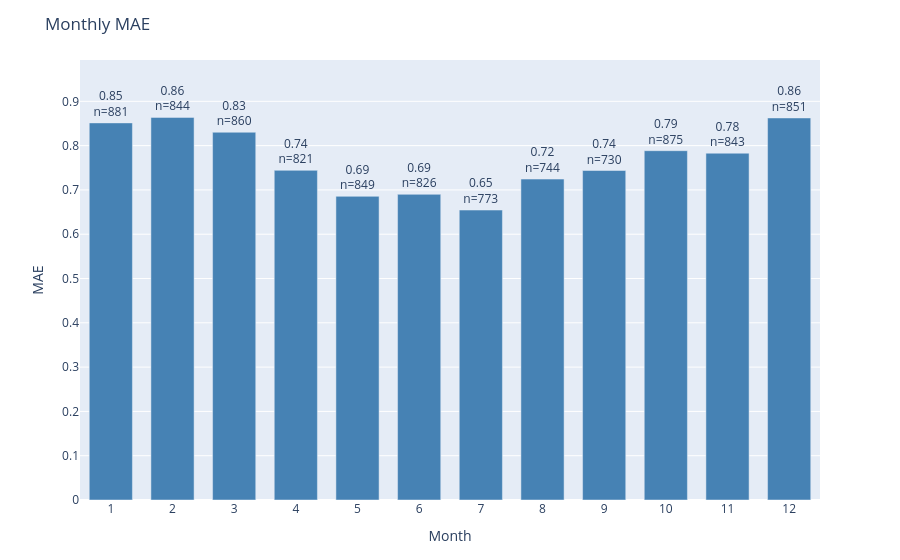

The cell this chart's notebook holds for it:
### Code cell
plot_error_by_group(
    df=results_test,
    y_true_col='actual',
    y_pred_col='prediction',
    date_col='dt_prediction',
    group_by='month',
    metric='mae',
    title='Monthly MAE'
)

### Figure 1 — Plotly figure (JSON) as saved in the notebook; plotly's stock layout.template omitted (floating-point values rounded to 4 significant figures)
{"data": [{"marker": {"color": "steelblue"}, "text": ["0.85<br>n=881", "0.86<br>n=844", "0.83<br>n=860", "0.74<br>n=821", "0.69<br>n=849", "0.69<br>n=826", "0.65<br>n=773", "0.72<br>n=744", "0.74<br>n=730", "0.79<br>n=875", "0.78<br>n=843", "0.86<br>n=851"], "textposition": "outside", "type": "bar", "x": ["1", "2", "3", "4", "5", "6", "7", "8", "9", "10", "11", "12"], "y": [0.8513, 0.8637, 0.8302, 0.7442, 0.6855, 0.6901, 0.6546, 0.7245, 0.7438, 0.7886, 0.7829, 0.8625]}], "layout": {"bargap": 0.3, "margin": {"b": 60, "t": 60}, "title": {"text": "Monthly MAE"}, "uniformtext": {"minsize": 8, "mode": "hide"}, "xaxis": {"title": {"text": "Month"}}, "yaxis": {"range": [0, 0.9933], "title": {"text": "MAE"}}}}
